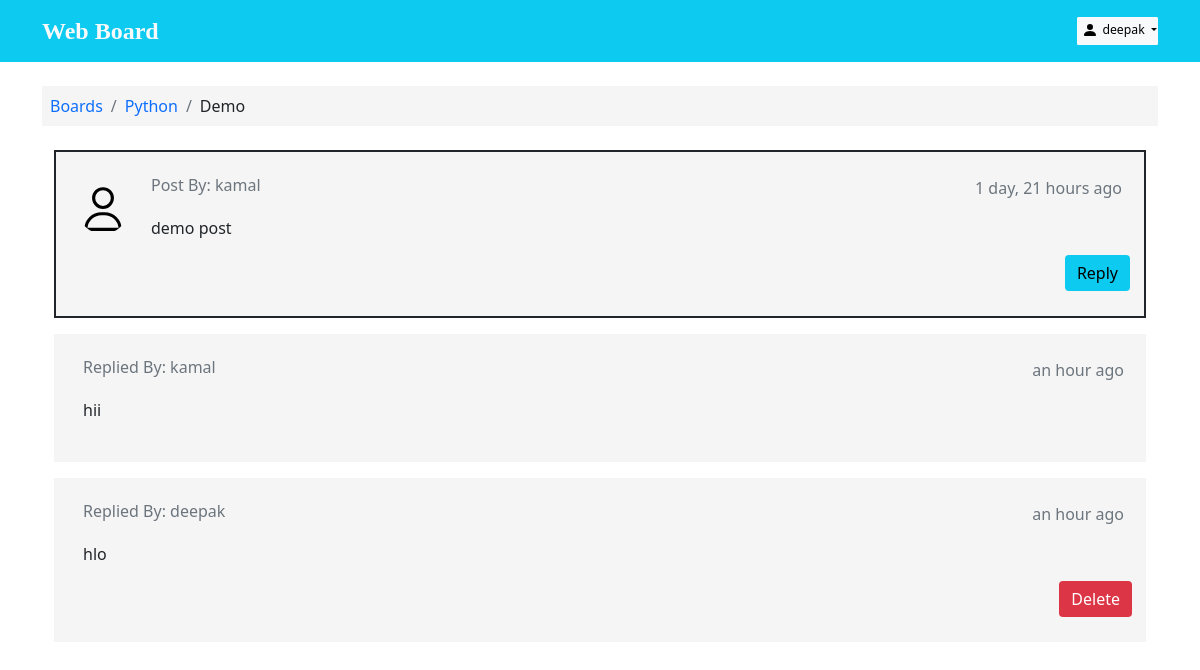
The page /Python/Demo/50/post/ (signed in) on the database its author committed.
### boards/models.py (models this page shows, shortened)
class Topic(models.Model):
    subject = models.CharField(max_length=99)
    created_at = models.DateTimeField(auto_now_add=True)
    board = models.ForeignKey(Board, on_delete=models.CASCADE, related_name='topics')
    starter = models.ForeignKey(User, on_delete= models.CASCADE, related_name='topics')
    message = models.TextField(max_length=250)

class Board(models.Model):
    name = models.CharField(max_length=15, unique=True)
    description = models.CharField(max_length=200)
    def __str__(self):
        return self.name

class Post(models.Model):
    message = models.TextField(max_length=250)
    topic = models.ForeignKey(Topic, on_delete=models.CASCADE, related_name='post_topic')
    created_at = models.DateTimeField(auto_now_add=True)
    updated_at = models.DateTimeField(null=True)
    created_by = models.ForeignKey(User, on_delete= models.CASCADE, related_name='post')
    updated_by = models.ForeignKey(User, on_delete= models.CASCADE,null=True, related_name='+' )

### boards/views.py (the view)
# urls.py: url(r'^delete-post/(?P<id>\d+)$', views.delete_post, name='delete-post'),
def post(request, board_name, topic_subject, topic_pk):
    topic = Topic.objects.get(pk=topic_pk)
    post = Post.objects.filter(topic__pk=topic_pk)
    post_form = PostForm()
    ctx = {'topic': topic,'post':post, 'post_form':post_form, 'login_form':loginform, 'signup_form': signupform}
    return render(request, 'topic_post.html', ctx )

### templates/topic_post.html (shortened to what this page needs)
{% extends 'base.html' %}
{% load static %}
{% load custom_tags %}
{% load humanize %}
{% block head %}
<link rel="stylesheet" href="{% static 'css/index.css' %}">
{% endblock %}
{% block content %}
<div class="container">
  <ol class="breadcrumb my-4 p-2" style="background-color: whitesmoke;" >
    <li class="breadcrumb-item"> <a class="text-decoration-none" href="{% url 'boards:home' %}"> Boards</a></li>
    <li class="breadcrumb-item "> <a class="text-decoration-none" href="{% url 'boards:topic-list' topic.board %}">{{topic.board}}</a></li>
    <li class="breadcrumb-item">{{topic.subject}}</li>
  </ol>
{% for item in topic.post_topic.all %}
<div class="container mb-3" {% if not forloop.first %} id='reply' {% endif %} >
      <div class="card {% if forloop.first %} border border-2 border-dark {% endif %} ">
          <div class="comment-widgets mb-0 ">
              <div class="d-flex flex-row comment-row m-t-0">
                {% if forloop.first %}
                  <div class="p-2"><img src="{% static 'images/avatar.svg' %}" alt="user" width="50" class="rounded-circle"></div>
                  {% endif %}
                  <div class="comment-text w-100">
                    <div class='d-flex justify-content-between'>
                      <h6 class="font-medium text-muted">{% if forloop.first %} Post By: {% else %}Replied By: {% endif %} {{ item.created_by }}</h6>
                      <p class="text-muted text-end mx-2">{{ item.created_at|naturaltime }}</p>
                    </div>
                      <span class="m-b-15 d-block">{{ item.message }}</span>
                      <div class="text-end">
                      {% if item.created_by == request.user or user.is_superuser %}
                        {% if not forloop.first %}
                        <a href="{% url 'boards:delete-post' item.id %}" type="button" class="btn btn-danger border-0 text-decoration-none">Delete</a>
                        {% endif %}
                      {% endif %}
                      {% if forloop.first %}
                        {% if user.is_authenticated %}
                        <button type="button" class="btn btn-info border-0" data-bs-toggle="modal" data-bs-target="#replytopic">Reply</button>
                        {% else %}
                        <button type="button"  data-bs-toggle="modal" data-bs-target="#login"  class="btn btn-info">Reply</button>
                        {% endif %}
                      {% endif %}
                      </div>
                  </div>
              </div>
          </div>
      </div>
 </div>
{% endfor %}
</div>
{% endblock %}

### templates/header.html (shortened to what this page needs)
<nav class="navbar navbar-light bg-info text-light p-2">
    <div class="container">
      <a class="navbar-brand text-light" href="{% url 'boards:home'%}" style="font-family: papyrus;  font-weight: bolder; font-size: 1.5rem;">Web Board</a>
    <div>
    {% if  user.is_authenticated %}
    <div class="btn-group">
      <button class="btn btn-light btn-sm dropdown-toggle p-0" type="button" id="dropdownMenuClickableOutside" data-bs-toggle="dropdown" data-bs-auto-close="inside" aria-expanded="false">
        <svg xmlns="http://www.w3.org/2000/svg" width="16" height="18" fill="currentColor" class="bi bi-person-fill mb-2 mx-1" viewBox="0 0 16 10">
          <path d="M3 14s-1 0-1-1 1-4 6-4 6 3 6 4-1 1-1 1H3zm5-6a3 3 0 1 0 0-6 3 3 0 0 0 0 6z"/>
        </svg>{{ request.user }}
      </button>
    </div>
      {% else%}
      <btn class="btn bg-secondary btn-sm px-3 mx-2 text-decoration-none text-light" data-bs-toggle="modal"
      data-bs-target="#login">Log In</btn>
     <btn class="btn bg-primary btn-sm px-3 text-decoration-none text-light" data-bs-toggle="modal"
      data-bs-target="#signup">Sign Up</btn>
    {% endif%}
      </div>
    </div>
  </nav>

### static/css/index.css (style rules this page uses)
.card { position: relative; display: -webkit-box; display: -ms-flexbox; display: flex; -webkit-box-orient: vertical; -webkit-box-direction: normal; -ms-flex-direction: column; flex-direction: column; min-width: 0; word-wrap: break-word; background-color: whitesmoke; background-clip: border-box; border: 0px solid transparent; border-radius: 0px }
.comment-widgets { position: relative; margin-bottom: 10px }
.comment-widgets .comment-row { border-bottom: 1px solid transparent; padding: 14px; display: -webkit-box; display: -ms-flexbox; display: flex; margin: 10px 0 }
.p-2 { padding: 0.5rem !important }
.comment-text { padding-left: 15px }
.w-100 { width: 100% !important }
.m-b-15 { margin-bottom: 15px }
.btn-sm { padding: 0.25rem 0.5rem; font-size: 0.76563rem; line-height: 1.5; border-radius: 1px }

### rows shown on the page
Topic: board "Python", subject "Demo"
Post: shows "Post By:", created_by "kamal", created_at "1 day, 21 hours ago", message "demo post", shows "Reply"
Post: shows "Replied By:", created_by "kamal", created_at "an hour ago", message "hii"
Post: shows "Replied By:", created_by "deepak", created_at "an hour ago", message "hlo", shows "Delete"

### other values the page prints
{{ request.user }} "deepak"
